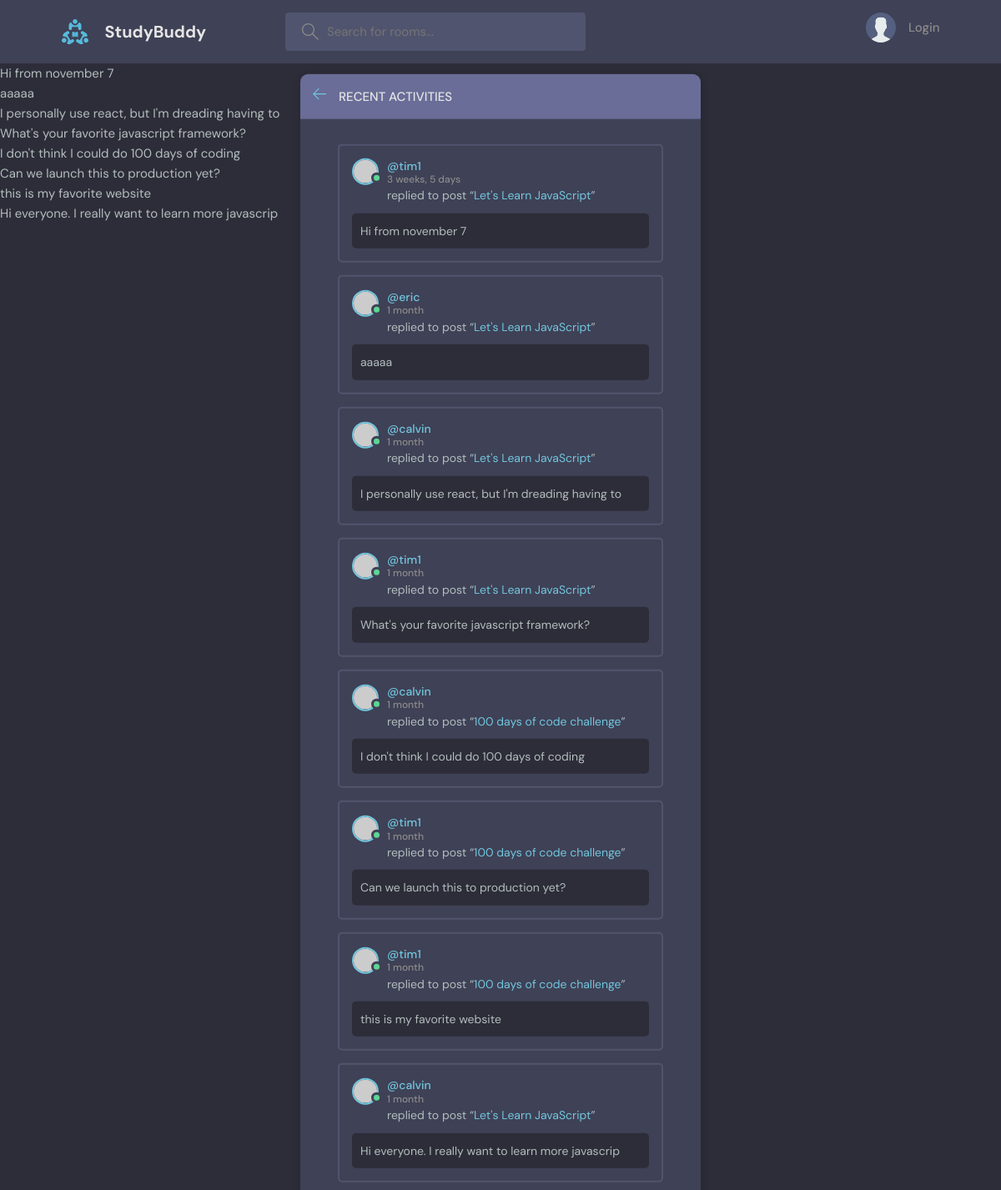
The page /activity/ on the database as committed earlier.
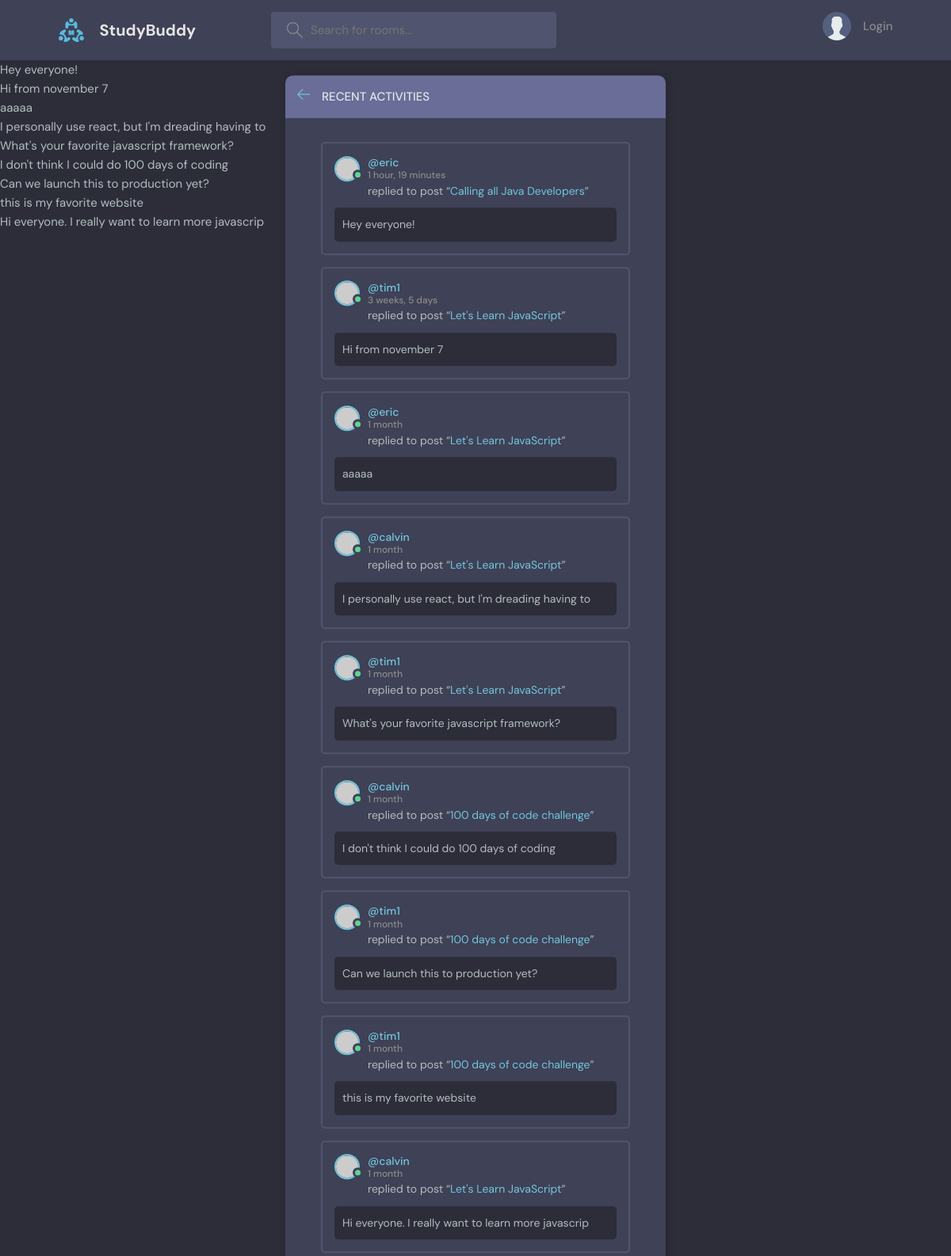
The same page on the database as committed later.
### base/models.py (models this page shows)
class Message(models.Model):
    user = models.ForeignKey(User, on_delete=models.CASCADE)
    room = models.ForeignKey(Room, on_delete=models.CASCADE)
    body = models.TextField()
    updated = models.DateTimeField(auto_now=True)
    create = models.DateTimeField(auto_now_add=True)
    class Meta:
        ordering = ['-updated', '-create']
    def __str__(self):
        return self.body[0:50]

class Room(models.Model):
    host = models.ForeignKey(User, on_delete=models.SET_NULL, null=True)
    topic = models.ForeignKey('Topic', on_delete=models.SET_NULL, null=True)
    name = models.CharField(max_length=200)
    description = models.TextField(null=True, blank=True)
    participants = models.ManyToManyField(User, related_name='participants', blank=True)
    updated = models.DateTimeField(auto_now=True)
    create = models.DateTimeField(auto_now_add=True)
    class Meta:
        ordering = ['-updated', '-create']
    def __str__(self):
        return self.name

### base/views.py (the view)
# urls.py: path('activity/', views.activityPage, name="activity"),
def activityPage(request):
    room_messages= Message.objects.all()[0:10]
    context = {'messages': room_messages }
    return render(request, 'base/activity.html', context)

### base/templates/base/activity.html (shortened to what this page needs)
{% extends 'main.html'%} {% block content %}
<main class="layout">
  <div class="container">
    <div class="layout__box">
      <div class="layout__boxHeader">
        <div class="layout__boxTitle">
          <a href="{% url 'home' %}">
            <svg
              version="1.1"
              xmlns="http://www.w3.org/2000/svg"
              width="32"
              height="32"
              viewBox="0 0 32 32"
            >
              <title>arrow-left</title>
              <path
                d="M13.723 2.286l-13.723 13.714 13.719 13.714 1.616-1.611-10.96-10.96h27.625v-2.286h-27.625l10.965-10.965-1.616-1.607z"
              ></path>
            </svg>
          </a>
          <h3>Recent Activities</h3>
        </div>
      </div>
      <div class="activities-page layout__body">
        {% for message in messages %}
        <div class="activities__box">
          <div class="activities__boxHeader roomListRoom__header">
            <a
              href="{% url 'user-profile' message.user.id %}"
              class="roomListRoom__author"
            >
              <div class="avatar avatar--small active">
                <img src="https://randomuser.me/api/portraits/men/13.jpg" />
              </div>
              <p>
                @{{message.user}}
                <span>{{message.create|timesince}}</span>
              </p>
            </a>
          </div>
          <div class="activities__boxContent">
            <p>replied to post “<a href="room.html">{{message.room}}</a>”</p>
            <div class="activities__boxRoomContent">{{message}}</div>
          </div>
        </div>
        {%endfor %}
      </div>
    </div>
  </div>
</main>
{% endblock content %}

### templates/main.html (shortened to what this page needs)
<!DOCTYPE html>
{% load static %}
<html lang="en">
  <head>
    <link rel="stylesheet" href="{% static 'styles/style.css' %}" />
  </head>
  <body>
    {% include 'navbar.html' %} {% if messages %}
    <ul class="messages">
      {% for message in messages %}
      <li>{{ message }}</li>
      {% endfor %}
    </ul>
    {% endif %}{% block content %} {% endblock %}
  </body>
</html>

Rows that differ between the two databases and show on the page:
added Message: body "Hey everyone!", user "eric", create "1 hour, 19 minutes", room "Calling all Java Developers"
